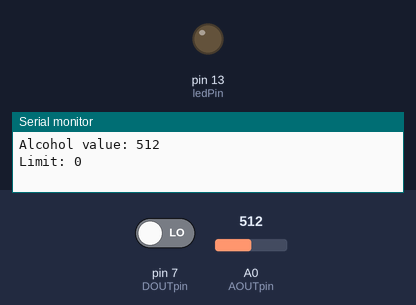
The sketch below on a simulated Arduino Uno, built with avr-gcc and run on an emulated ATmega328P. On the bench: output pins drawn as LEDs (lit = HIGH), the last lines printed to the serial monitor. The inputs (shaded band) are chosen by the test bench; at power-on: pin 7 (DOUTpin) LOW, A0 (AOUTpin) = 512.

Above: at 0.1 s.
At 1.1 s:
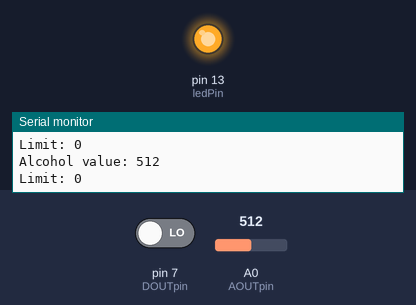
Timing chart, 0 to 2.6 s (numbered marks = the images above):
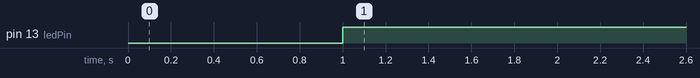

Measured:
- by itself, pin 13 (ledPin): LOW → HIGH at 1.0 s

The sketch:

_11alcohol.ino
```cpp
const int AOUTpin=0;//the AOUT pin of the alcohol sensor goes into analog pin A0 of the arduino
const int DOUTpin=7;//the DOUT pin of the alcohol sensor goes into digital pin D8 of the arduino
const int ledPin=13;//the anode of the LED connects to digital pin D13 of the arduino

int limit;
int value;

void setup() {
Serial.begin(115200);//sets the baud rate
pinMode(DOUTpin, INPUT);//sets the pin as an input to the arduino
pinMode(ledPin, OUTPUT);//sets the pin as an output of the arduino
}

void loop()
{
value= analogRead(AOUTpin);//reads the analaog value from the alcohol sensor's AOUT pin
limit= digitalRead(DOUTpin);//reads the digital value from the alcohol sensor's DOUT pin
Serial.print("Alcohol value: ");
Serial.println(value);//prints the alcohol value
Serial.print("Limit: ");
Serial.println(limit);//prints the limit reached as either LOW or HIGH (above or underneath)
delay(1000);
if (limit == HIGH){//if limit has been reached, LED turns on as status indicator
digitalWrite(ledPin, LOW);
}
else{
digitalWrite(ledPin, HIGH);//if threshold not reached, LED remains off
}
}
```
